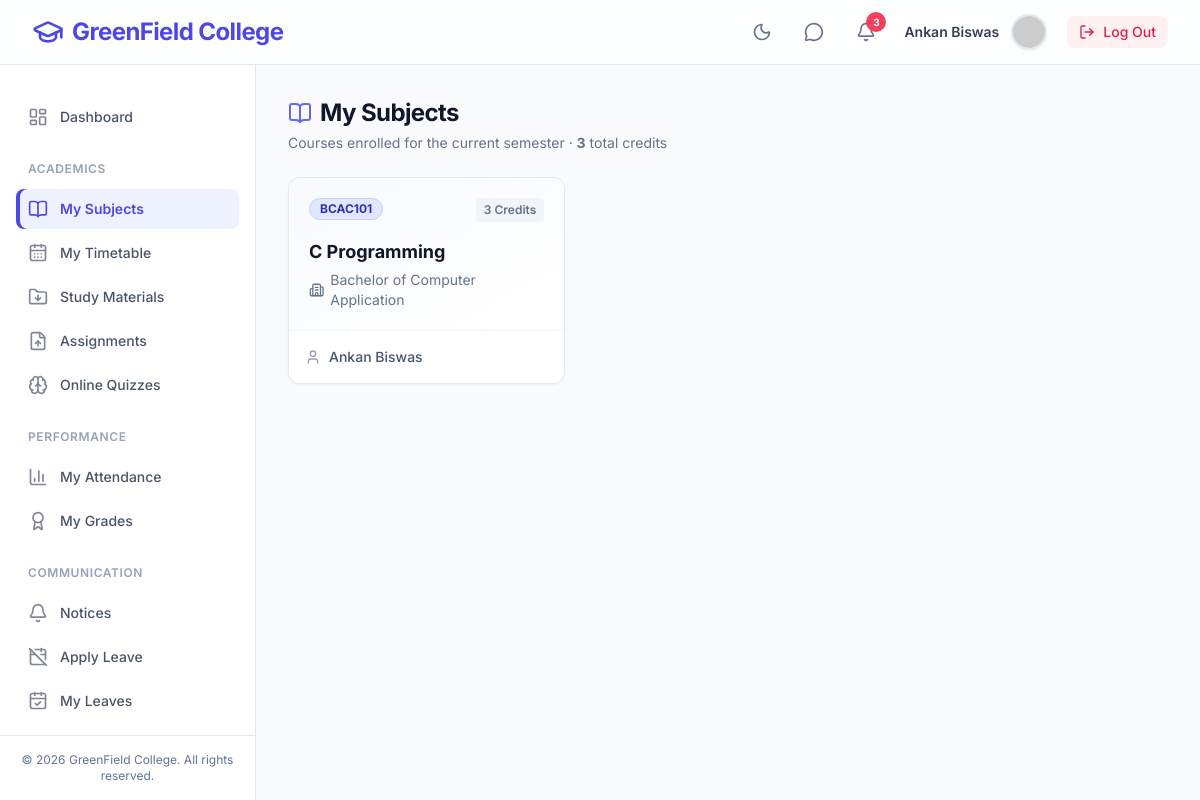
The page /views/student/my_subjects.php (signed in) on the database its author committed.
### tables this page shows
CREATE TABLE `courses` (
  `id` int(11) NOT NULL AUTO_INCREMENT,
  `department_id` int(11) NOT NULL,
  `semester_id` int(11) NOT NULL,
  `course_code` varchar(20) NOT NULL,
  `course_name` varchar(100) NOT NULL,
  `credits` int(11) NOT NULL,
  PRIMARY KEY (`id`),
  UNIQUE KEY `course_code` (`course_code`),
  KEY `semester_id` (`semester_id`),
  KEY `idx_course_dept_sem` (`department_id`,`semester_id`),
  CONSTRAINT `courses_ibfk_1` FOREIGN KEY (`department_id`) REFERENCES `departments` (`id`) ON DELETE CASCADE,
  CONSTRAINT `courses_ibfk_2` FOREIGN KEY (`semester_id`) REFERENCES `semesters` (`id`) ON DELETE CASCADE
);

CREATE TABLE `departments` (
  `id` int(11) NOT NULL AUTO_INCREMENT,
  `dept_code` varchar(20) NOT NULL,
  `dept_name` varchar(100) NOT NULL,
  `total_semesters` int(11) NOT NULL DEFAULT 8,
  `created_at` timestamp NOT NULL DEFAULT current_timestamp(),
  PRIMARY KEY (`id`),
  UNIQUE KEY `dept_code` (`dept_code`)
);

### views/student/my_subjects.php (the view, shortened to what this page needs)
<?php
$db = Database::getInstance()->getConnection();
$studentId = $_SESSION['user_id'];
$stmtStudent = $db->prepare("SELECT department_id, semester_id FROM students WHERE id = ?");
$stmtStudent->execute([$studentId]);
$student = $stmtStudent->fetch();
$departmentId = $student['department_id'] ?? 0;
$semesterId = $student['semester_id'] ?? 0;
$courseStmt = $db->prepare("
    SELECT c.*, d.dept_name, s.semester_number,
           GROUP_CONCAT(DISTINCT t.name ORDER BY t.name ASC SEPARATOR ', ') as faculty_names
    FROM courses c
    JOIN departments d ON c.department_id = d.id
    JOIN semesters s ON c.semester_id = s.id
    LEFT JOIN course_assignments ca ON c.id = ca.course_id
    LEFT JOIN teachers t ON ca.faculty_id = t.id
    WHERE c.department_id = ? AND c.semester_id = ?
    GROUP BY c.id
    ORDER BY c.course_code ASC
");
$courseStmt->execute([$departmentId, $semesterId]);
$courses = $courseStmt->fetchAll();
$totalCredits = array_sum(array_column($courses, 'credits'));
require_once __DIR__ . '/../../includes/header.php';
?>
<main class="flex-1 overflow-y-auto p-4 sm:p-6 lg:p-8 bg-slate-50 dark:bg-slate-900 transition-colors duration-200">
    <div class="max-w-7xl mx-auto space-y-6">
        <div class="flex flex-col sm:flex-row sm:items-center justify-between gap-4">
            <div>
                <h1 class="text-2xl font-bold tracking-tight text-slate-900 dark:text-white flex items-center gap-2">
                    <i data-lucide="book-open" class="w-6 h-6 text-indigo-500"></i> My Subjects
                </h1>
                <p class="text-sm text-slate-500 dark:text-slate-400 mt-1">Courses enrolled for the current semester · <strong><?= $totalCredits ?></strong> total credits</p>
            </div>
        </div>
        <?php if (empty($courses)): ?>
            <div class="bg-white dark:bg-slate-800 rounded-xl p-10 text-center border border-slate-200 dark:border-slate-700 shadow-sm">
                <div class="inline-flex items-center justify-center w-16 h-16 rounded-full bg-indigo-50 dark:bg-indigo-900/30 text-indigo-500 mb-4">
                    <i data-lucide="book-x" class="w-8 h-8"></i>
                </div>
                <h3 class="text-lg font-semibold text-slate-900 dark:text-white">No Subjects Found</h3>
                <p class="text-sm text-slate-500 mt-2 max-w-sm mx-auto">No courses are registered for your department and semester yet.</p>
            </div>
        <?php else: ?>
            <div class="grid grid-cols-1 md:grid-cols-2 lg:grid-cols-3 gap-6">
                <?php foreach ($courses as $course):
                    $colors = ['indigo', 'emerald', 'amber', 'purple', 'rose', 'cyan'];
                    $colorIdx = crc32($course['course_code']) % count($colors);
                    $color = $colors[$colorIdx];
                ?>
                <div class="bg-white dark:bg-slate-800 rounded-xl shadow-sm border border-slate-200 dark:border-slate-700 overflow-hidden transform transition-all duration-300 hover:shadow-md hover:-translate-y-1 group">
                    <div class="p-5 border-b border-slate-100 dark:border-slate-700/50 bg-gradient-to-br from-slate-50 to-white dark:from-slate-800 dark:to-slate-800/80">
                        <div class="flex justify-between items-start mb-4">
                            <span class="inline-flex items-center px-2.5 py-0.5 rounded-full text-xs font-bold bg-<?= $color ?>-100 text-<?= $color ?>-800 dark:bg-<?= $color ?>-900/40 dark:text-<?= $color ?>-300 border border-<?= $color ?>-200 dark:border-<?= $color ?>-800/50">
                                <?= htmlspecialchars($course['course_code']) ?>
                            </span>
                            <span class="text-xs font-semibold text-slate-500 dark:text-slate-400 bg-slate-100 dark:bg-slate-700/50 px-2 py-1 rounded">
                                <?= $course['credits'] ?> Credits
                            </span>
                        </div>
                        <h3 class="text-lg font-bold text-slate-900 dark:text-white line-clamp-2" title="<?= htmlspecialchars($course['course_name']) ?>">
                            <?= htmlspecialchars($course['course_name']) ?>
                        </h3>
                        <p class="text-sm text-slate-500 dark:text-slate-400 mt-1 flex items-center gap-1.5">
                            <i data-lucide="building-2" class="w-4 h-4"></i> <?= htmlspecialchars($course['dept_name']) ?>
                        </p>
                    </div>
                    <div class="p-4 bg-white dark:bg-slate-800">
                        <?php if (!empty($course['faculty_names'])): ?>
                        <div class="flex items-center gap-2 text-sm text-slate-600 dark:text-slate-300">
                            <i data-lucide="user" class="w-4 h-4 text-slate-400 shrink-0"></i>
                            <span class="font-medium truncate"><?= htmlspecialchars($course['faculty_names']) ?></span>
                        </div>
                        <?php endif; ?>
                    </div>
                </div>
                <?php endforeach; ?>
            </div>
        <?php endif; ?>
    </div>
</main>
<?php require_once __DIR__ . '/../../includes/footer.php'; ?>

### rows shown on the page
courses: course_code "BCAC101", credits "3", course_name "C Programming", department.dept_name "Bachelor of Computer Application", faculty_names "Ankan Biswas"

### other values the page prints
$notifCount "3"
$userName "Ankan Biswas"
$link['label'] "Dashboard"
$link['label'] "ACADEMICS"
$link['label'] "My Subjects"
$link['label'] "My Timetable"
$link['label'] "Study Materials"
$link['label'] "Assignments"
$link['label'] "Online Quizzes"
$link['label'] "PERFORMANCE"
$link['label'] "My Attendance"
$link['label'] "My Grades"
$link['label'] "COMMUNICATION"
$link['label'] "Notices"
$link['label'] "Apply Leave"
